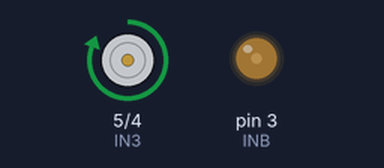
Bench run of a sketch on a simulated Arduino Uno, built with avr-gcc and run on an emulated ATmega328P. Shown: motor-driver pin pairs drawn as motors (green arrow = first pin HIGH = forward, orange = second pin HIGH = backward, longer = more drive), output pins drawn as LEDs (lit = HIGH).

Above: at 0.05 s.
At 3.95 s:
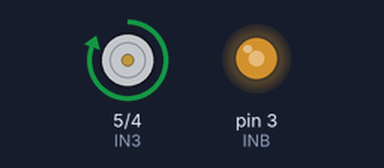
At 7.95 s:
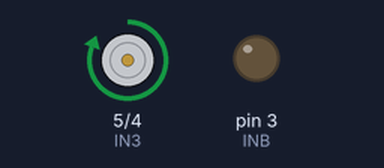
At 15.95 s:
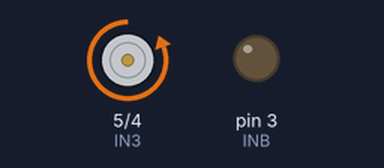
Timing chart, 0 to 20.8 s (numbered marks = the images above):
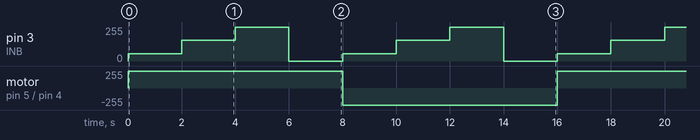

The sketch:

L298N.ino
```cpp
int IN3 = 5;
int IN4 = 4;
int INB = 3;

void setup() {
  // put your setup code here, to run once:

  pinMode(IN3, OUTPUT);
  pinMode(IN4, OUTPUT);
  pinMode(INB, OUTPUT);
}

void loop() {
  // put your main code here, to run repeatedly:
  digitalWrite(IN3, HIGH);
  digitalWrite(IN4, LOW);
  analogWrite(INB, 55);
  delay(2000);
  analogWrite(INB, 155);
  delay(2000);
  analogWrite(INB, 255);
  delay(2000);

  analogWrite(INB, 0);
  delay(2000);

  digitalWrite(IN3, LOW);
  digitalWrite(IN4, HIGH);
  analogWrite(INB, 55);
  delay(2000);
  analogWrite(INB, 155);
  delay(2000);
  analogWrite(INB, 255);
  delay(2000);

  analogWrite(INB, 0);
  delay(2000);

}
```

Measured:
- by itself, pin 3 (INB): repeats every 8.0 s: 155/255 2.0 s, 255/255 2.0 s, 0/255 2.0 s, 55/255 2.0 s
- by itself, motor on pin 5 (IN3) / pin 4 (IN4): alternates forward 255/255 for 8.0 s and backward 255/255 for 8.0 s
